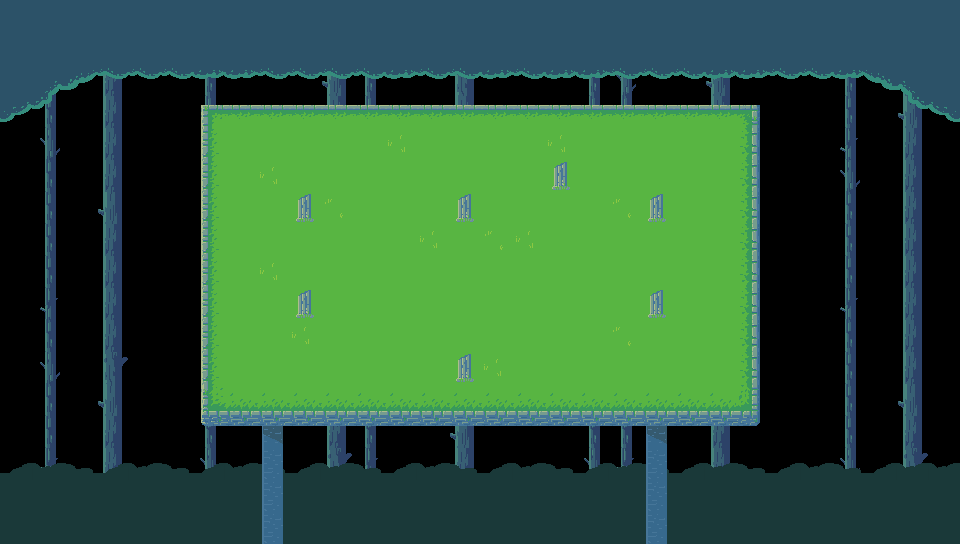

Below is a game level as drawn by its tile map, then a one-line description and the .tmx that defines it (tile-layer data replaced by summaries):
An orthogonal 30x17 tile map with 32x32 px tiles, 6 tile layers (BG04, BG03, BG02, BG01, ...), 1 hidden layer not drawn and 5 objects.

<map version="1.2" tiledversion="1.2.1" orientation="orthogonal" renderorder="right-down" width="30" height="17" tilewidth="32" tileheight="32" infinite="0" nextlayerid="5" nextobjectid="5">
 <tileset firstgid="1" source="tilesheet.tsx" />
 <objectgroup id="6" name="Object Layer 1">
  <object id="1" gid="438" x="1" y="706" width="969" height="743" />
 </objectgroup>
 <layer id="4" name="BG04" width="30" height="17">
  <data>[510 cells, 176 non-empty, 6 distinct tile ids]</data>
 </layer>
 <layer id="7" name="BG03" width="30" height="17">
  <data>[510 cells, 90 non-empty, 4 distinct tile ids]</data>
 </layer>
 <layer id="8" name="BG02" width="30" height="17">
  <data>[510 cells, 8 non-empty, 2 distinct tile ids]</data>
 </layer>
 <layer id="5" name="BG01" width="30" height="17">
  <data>[510 cells, 94 non-empty, 7 distinct tile ids]</data>
 </layer>
 <layer id="1" name="basetiles" width="30" height="17" locked="1">
  <data>[510 cells, 198 non-empty, 14 distinct tile ids]</data>
 </layer>
 <layer id="2" name="toptiles" width="30" height="17" locked="1">
  <data>[510 cells, 7 non-empty, 1 distinct tile ids]</data>
 </layer>
 <layer id="3" name="collision" width="30" height="17" visible="0">
  <data>[510 cells, 180 non-empty, 2 distinct tile ids]</data>
 </layer>
 <objectgroup id="4" name="EntityLayer">
  <object id="1" gid="384" x="352" y="192" width="32" height="32" />
  <object id="2" gid="384" x="352" y="384" width="32" height="32" />
  <object id="3" gid="384" x="640" y="384" width="32" height="32" />
  <object id="4" gid="384" x="640" y="192" width="32" height="32" />
 </objectgroup>
</map>
